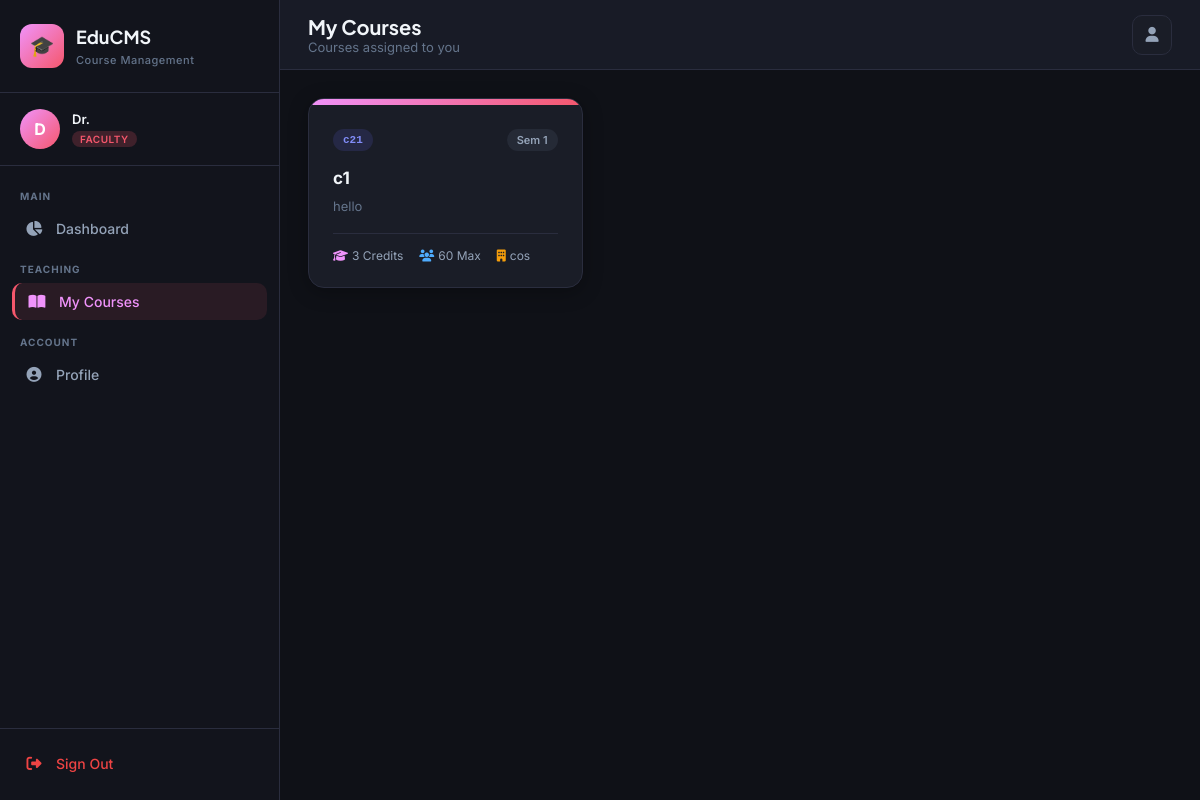
Screenshot of /faculty/courses (signed in) with the database file from the repository.
### app.py (models this page shows)
class User(UserMixin, db.Model):
    __tablename__ = 'users'
    id = db.Column(db.Integer, primary_key=True)
    name = db.Column(db.String(100), nullable=False)
    email = db.Column(db.String(120), unique=True, nullable=False)
    password = db.Column(db.String(200), nullable=False)
    role = db.Column(db.String(20), nullable=False, default='student')  # admin/faculty/student
    phone = db.Column(db.String(20))
    department = db.Column(db.String(100))
    profile_pic = db.Column(db.String(200), default='default.png')
    is_active_account = db.Column(db.Boolean, default=True)
    created_at = db.Column(db.DateTime, default=datetime.utcnow)
    courses_taught = db.relationship('Course', backref='faculty', lazy=True, foreign_keys='Course.faculty_id')
    enrollments = db.relationship('Enrollment', backref='student', lazy=True, foreign_keys='Enrollment.student_id')

class Course(db.Model):
    __tablename__ = 'courses'
    id = db.Column(db.Integer, primary_key=True)
    name = db.Column(db.String(150), nullable=False)
    code = db.Column(db.String(20), unique=True, nullable=False)
    description = db.Column(db.Text)
    credits = db.Column(db.Integer, default=3)
    semester = db.Column(db.Integer, default=1)
    department = db.Column(db.String(100))
    faculty_id = db.Column(db.Integer, db.ForeignKey('users.id'))
    max_students = db.Column(db.Integer, default=60)
    is_active = db.Column(db.Boolean, default=True)
    created_at = db.Column(db.DateTime, default=datetime.utcnow)
    enrollments = db.relationship('Enrollment', backref='course', lazy=True)
    assignments = db.relationship('Assignment', backref='course', lazy=True)
    materials = db.relationship('Material', backref='course', lazy=True)
    exams = db.relationship('Exam', backref='course', lazy=True)

### app.py (the view)
@app.route('/faculty/courses')
@login_required
def faculty_courses():
    if current_user.role != 'faculty': return redirect(url_for('index'))
    courses = Course.query.filter_by(faculty_id=current_user.id).all()
    return render_template('faculty/courses.html', courses=courses)

### app.py (called while the page is built)
@login_manager.user_loader
def load_user(user_id):
    return User.query.get(int(user_id))

@app.context_processor
def inject_now():
    return {'now': datetime.utcnow().date()}

### templates/faculty/courses.html (shortened to what this page needs)
{% extends "base.html" %}
{% block page_title %}My Courses{% endblock %}
{% block page_subtitle %}Courses assigned to you{% endblock %}
{% block content %}
{% if courses %}
<div class="grid-3">
    {% for course in courses %}
    <a href="/faculty/courses/{{ course.id }}" style="text-decoration:none">
        <div class="card" style="cursor:pointer">
            <div style="height:6px;background:linear-gradient(135deg,#f093fb,#f5576c)"></div>
            <div class="card-body">
                <div style="display:flex;justify-content:space-between;margin-bottom:16px">
                    <span class="badge badge-primary" style="font-family:monospace">{{ course.code }}</span>
                    <span class="badge badge-secondary">Sem {{ course.semester }}</span>
                </div>
                <h3 style="font-size:17px;font-weight:700;color:#f1f5f9;margin-bottom:8px;line-height:1.3">{{ course.name }}</h3>
                <p style="font-size:13px;color:#64748b;margin-bottom:16px;line-height:1.5">
                    {{ (course.description or 'No description')[:80] }}{% if course.description and course.description|length > 80 %}…{% endif %}
                </p>
                <div style="display:flex;gap:16px;font-size:12px;color:#94a3b8;border-top:1px solid #2a2d3e;padding-top:14px">
                    <span><i class="fas fa-graduation-cap" style="margin-right:4px;color:#f093fb"></i>{{ course.credits }} Credits</span>
                    <span><i class="fas fa-users" style="margin-right:4px;color:#4facfe"></i>{{ course.max_students }} Max</span>
                    <span><i class="fas fa-building" style="margin-right:4px;color:#f59e0b"></i>{{ course.department or 'N/A' }}</span>
                </div>
            </div>
        </div>
    </a>
    {% endfor %}
</div>
{% endif %}
{% endblock %}

### templates/base.html (shortened to what this page needs)
<!DOCTYPE html>
<html lang="en">
<head>
    <link rel="stylesheet" href="https://cdnjs.cloudflare.com/ajax/libs/font-awesome/6.5.0/css/all.min.css">
</head>
<body>
{% if current_user.is_authenticated %}
<aside class="sidebar" id="sidebar">
    <div class="sidebar-brand">
        <div class="brand-icon">🎓</div>
        <div class="brand-text">
            <h1>EduCMS</h1>
            <span>Course Management</span>
        </div>
    </div>
    <div class="sidebar-user">
        <div class="user-avatar" style="background:
            {% if current_user.role == 'admin' %}var(--admin-gradient)
            {% elif current_user.role == 'faculty' %}var(--faculty-gradient)
            {% else %}var(--student-gradient){% endif %}">
            {{ current_user.name[0].upper() }}
        </div>
        <div class="user-info">
            <h4>{{ current_user.name.split(' ')[0] }}</h4>
            <span class="role-badge badge-{{ current_user.role }}">{{ current_user.role }}</span>
        </div>
    </div>
    <nav class="sidebar-nav">
        {% if current_user.role == 'admin' %}
        <div class="nav-section">
            <div class="nav-section-label">Main</div>
            <a href="/admin/dashboard" class="nav-item {% if request.path == '/admin/dashboard' %}active{% endif %}">
                <i class="fas fa-chart-pie"></i> Dashboard
            </a>
        </div>
        <div class="nav-section">
            <div class="nav-section-label">Management</div>
            <a href="/admin/courses" class="nav-item {% if '/admin/courses' in request.path %}active{% endif %}">
                <i class="fas fa-book-open"></i> Courses
            </a>
            <a href="/admin/users" class="nav-item {% if '/admin/users' in request.path %}active{% endif %}">
                <i class="fas fa-users"></i> Users
            </a>
            <a href="/admin/enrollments" class="nav-item {% if '/admin/enrollments' in request.path %}active{% endif %}">
                <i class="fas fa-user-check"></i> Enrollments
            </a>
        </div>
        <div class="nav-section">
            <div class="nav-section-label">Communication</div>
            <a href="/admin/announcements" class="nav-item {% if '/admin/announcements' in request.path %}active{% endif %}">
                <i class="fas fa-bullhorn"></i> Announcements
            </a>
            <a href="/admin/reports" class="nav-item {% if '/admin/reports' in request.path %}active{% endif %}">
                <i class="fas fa-chart-bar"></i> Reports
            </a>
        </div>
        {% elif current_user.role == 'faculty' %}
        <div class="nav-section">
            <div class="nav-section-label">Main</div>
            <a href="/faculty/dashboard" class="nav-item {% if request.path == '/faculty/dashboard' %}active{% endif %}">
                <i class="fas fa-chart-pie"></i> Dashboard
            </a>
        </div>
        <div class="nav-section">
            <div class="nav-section-label">Teaching</div>
            <a href="/faculty/courses" class="nav-item {% if '/faculty/courses' in request.path %}active{% endif %}">
                <i class="fas fa-book-open"></i> My Courses
            </a>
        </div>
        {% endif %}
        <div class="nav-section">
            <div class="nav-section-label">Account</div>
            <a href="/profile" class="nav-item {% if request.path == '/profile' %}active{% endif %}">
                <i class="fas fa-user-circle"></i> Profile
            </a>
        </div>
    </nav>
    <div class="sidebar-footer">
        <a href="/logout" class="nav-item" style="color: #ef4444;">
            <i class="fas fa-sign-out-alt"></i> Sign Out
        </a>
    </div>
</aside>
<main class="main-content">
    <header class="header">
        <div class="header-left">
            <div>
                <div class="page-title">{% block page_title %}Dashboard{% endblock %}</div>
                <div class="page-subtitle">{% block page_subtitle %}{% endblock %}</div>
            </div>
        </div>
        <div class="header-right">
            <a href="/profile" class="header-btn" title="Profile">
                <i class="fas fa-user"></i>
            </a>
        </div>
    </header>
    <div class="page-content">
        {% block content %}{% endblock %}
    </div>
</main>
{% else %}
{% block auth_content %}{% endblock %}
{% endif %}
</body>
</html>

### rows the page displays
User: name "D", name "Dr.", role "FACULTY"
Course: code "c21", semester "1", name "c1", description "hello", credits "3", max_students "60", department "cos"
